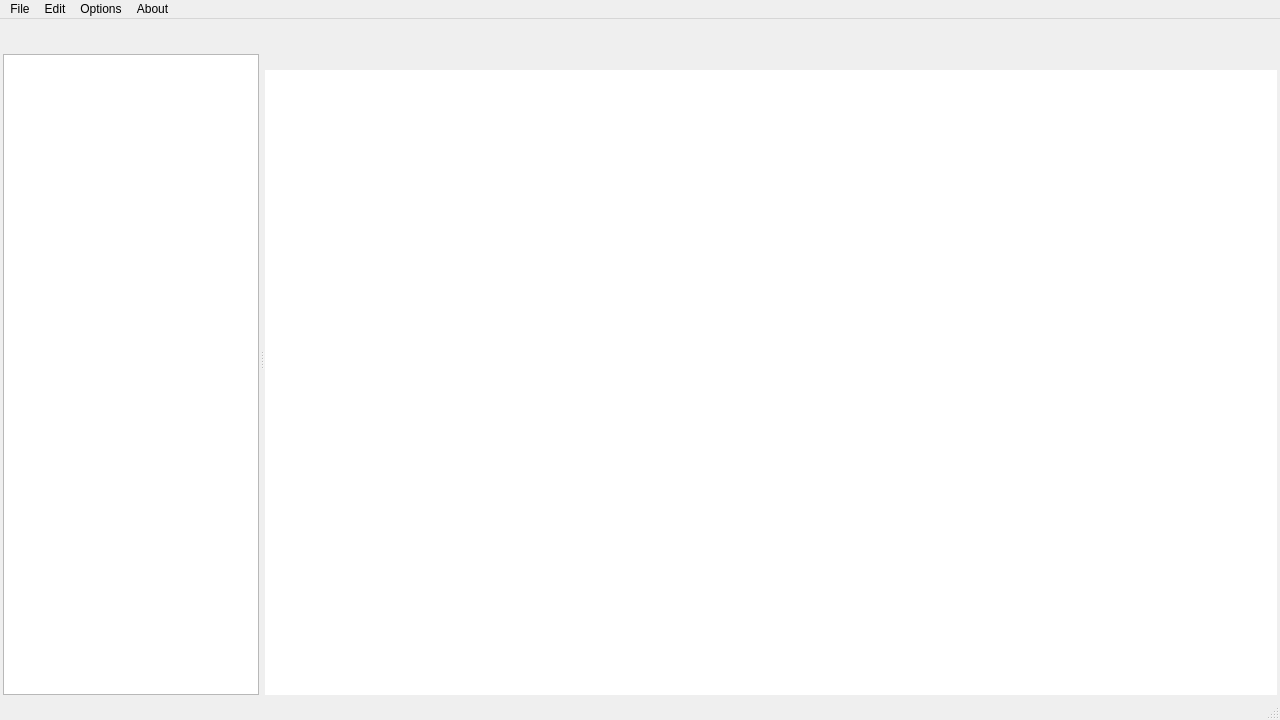
<?xml version="1.0" encoding="UTF-8"?>
<ui version="4.0">
 <class>CodeEditor</class>
 <widget class="QMainWindow" name="CodeEditor">
  <property name="geometry">
   <rect>
    <x>0</x>
    <y>0</y>
    <width>1280</width>
    <height>720</height>
   </rect>
  </property>
  <property name="sizePolicy">
   <sizepolicy hsizetype="Fixed" vsizetype="Fixed">
    <horstretch>0</horstretch>
    <verstretch>0</verstretch>
   </sizepolicy>
  </property>
  <property name="minimumSize">
   <size>
    <width>640</width>
    <height>480</height>
   </size>
  </property>
  <property name="windowTitle">
   <string>CodeLab Notes</string>
  </property>
  <property name="styleSheet">
   <string notr="true">/* 
#27282a - Dark Gray
#353638 - Normal Gray
#454648 - Lighter Gray
#c5c5c5 -  Icon Gray
#3FFF00 - Harlequin Green
*/

QMainWindow {
background-color: &quot;#454648&quot;;
}</string>
  </property>
  <widget class="QWidget" name="centralwidget">
   <property name="sizePolicy">
    <sizepolicy hsizetype="Expanding" vsizetype="Expanding">
     <horstretch>0</horstretch>
     <verstretch>0</verstretch>
    </sizepolicy>
   </property>
   <property name="minimumSize">
    <size>
     <width>640</width>
     <height>480</height>
    </size>
   </property>
   <property name="styleSheet">
    <string notr="true">background-color : &quot;#454648&quot;;</string>
   </property>
   <layout class="QHBoxLayout" name="horizontalLayout">
    <property name="spacing">
     <number>0</number>
    </property>
    <property name="leftMargin">
     <number>0</number>
    </property>
    <property name="topMargin">
     <number>0</number>
    </property>
    <property name="rightMargin">
     <number>0</number>
    </property>
    <property name="bottomMargin">
     <number>0</number>
    </property>
    <item>
     <widget class="QSplitter" name="mainSplitter">
      <property name="sizePolicy">
       <sizepolicy hsizetype="Expanding" vsizetype="Expanding">
        <horstretch>5</horstretch>
        <verstretch>0</verstretch>
       </sizepolicy>
      </property>
      <property name="lineWidth">
       <number>0</number>
      </property>
      <property name="orientation">
       <enum>Qt::Horizontal</enum>
      </property>
      <widget class="QWidget" name="leftVerticalWidget" native="true">
       <property name="sizePolicy">
        <sizepolicy hsizetype="Minimum" vsizetype="Preferred">
         <horstretch>0</horstretch>
         <verstretch>0</verstretch>
        </sizepolicy>
       </property>
       <property name="maximumSize">
        <size>
         <width>16777215</width>
         <height>16777215</height>
        </size>
       </property>
       <layout class="QVBoxLayout" name="verticalLayout" stretch="0,0">
        <property name="spacing">
         <number>0</number>
        </property>
        <property name="leftMargin">
         <number>3</number>
        </property>
        <property name="topMargin">
         <number>3</number>
        </property>
        <property name="rightMargin">
         <number>1</number>
        </property>
        <property name="bottomMargin">
         <number>3</number>
        </property>
        <item>
         <widget class="QWidget" name="btn_holder_layout" native="true">
          <property name="sizePolicy">
           <sizepolicy hsizetype="Minimum" vsizetype="Preferred">
            <horstretch>0</horstretch>
            <verstretch>0</verstretch>
           </sizepolicy>
          </property>
          <property name="styleSheet">
           <string notr="true">background-color : &quot;#353638&quot;;</string>
          </property>
          <layout class="QHBoxLayout" name="horizontalLayout_2">
           <item>
            <widget class="QPushButton" name="add_file_btn">
             <property name="maximumSize">
              <size>
               <width>24</width>
               <height>24</height>
              </size>
             </property>
             <property name="styleSheet">
              <string notr="true">background-color : &quot;transparent&quot;;
border : none;
</string>
             </property>
             <property name="text">
              <string/>
             </property>
             <property name="icon">
              <iconset resource="Resources.qrc">
               <normaloff>:/Resources/Resources/Icons/add_file_icon.svg</normaloff>:/Resources/Resources/Icons/add_file_icon.svg</iconset>
             </property>
             <property name="iconSize">
              <size>
               <width>20</width>
               <height>20</height>
              </size>
             </property>
             <property name="autoRepeat">
              <bool>false</bool>
             </property>
            </widget>
           </item>
           <item>
            <widget class="QPushButton" name="add_folder_btn">
             <property name="maximumSize">
              <size>
               <width>24</width>
               <height>24</height>
              </size>
             </property>
             <property name="styleSheet">
              <string notr="true">background-color : &quot;transparent&quot;;
border : none;
</string>
             </property>
             <property name="text">
              <string/>
             </property>
             <property name="icon">
              <iconset resource="Resources.qrc">
               <normaloff>:/Resources/Resources/Icons/add_folder_icon.svg</normaloff>:/Resources/Resources/Icons/add_folder_icon.svg</iconset>
             </property>
             <property name="iconSize">
              <size>
               <width>20</width>
               <height>20</height>
              </size>
             </property>
             <property name="autoRepeat">
              <bool>false</bool>
             </property>
            </widget>
           </item>
           <item>
            <widget class="QPushButton" name="remove_btn">
             <property name="maximumSize">
              <size>
               <width>24</width>
               <height>24</height>
              </size>
             </property>
             <property name="styleSheet">
              <string notr="true">background-color : &quot;transparent&quot;;
border : none;
</string>
             </property>
             <property name="text">
              <string/>
             </property>
             <property name="icon">
              <iconset resource="Resources.qrc">
               <normaloff>:/Resources/Resources/Icons/remove_file_folder_icon.svg</normaloff>:/Resources/Resources/Icons/remove_file_folder_icon.svg</iconset>
             </property>
             <property name="iconSize">
              <size>
               <width>20</width>
               <height>20</height>
              </size>
             </property>
             <property name="autoRepeat">
              <bool>false</bool>
             </property>
            </widget>
           </item>
           <item>
            <widget class="QPushButton" name="build_btn">
             <property name="maximumSize">
              <size>
               <width>24</width>
               <height>24</height>
              </size>
             </property>
             <property name="styleSheet">
              <string notr="true">background-color : &quot;transparent&quot;;
border : none;
</string>
             </property>
             <property name="text">
              <string/>
             </property>
             <property name="icon">
              <iconset resource="Resources.qrc">
               <normaloff>:/Resources/Resources/Icons/build_icon.svg</normaloff>:/Resources/Resources/Icons/build_icon.svg</iconset>
             </property>
             <property name="iconSize">
              <size>
               <width>20</width>
               <height>20</height>
              </size>
             </property>
             <property name="autoRepeat">
              <bool>false</bool>
             </property>
            </widget>
           </item>
          </layout>
         </widget>
        </item>
        <item>
         <widget class="QTreeView" name="treeView">
          <property name="sizePolicy">
           <sizepolicy hsizetype="Minimum" vsizetype="Expanding">
            <horstretch>0</horstretch>
            <verstretch>0</verstretch>
           </sizepolicy>
          </property>
          <property name="styleSheet">
           <string notr="true">background-color : &quot;#353638&quot;;</string>
          </property>
         </widget>
        </item>
       </layout>
      </widget>
      <widget class="QWidget" name="rightVerticalWidget" native="true">
       <property name="sizePolicy">
        <sizepolicy hsizetype="Expanding" vsizetype="Expanding">
         <horstretch>5</horstretch>
         <verstretch>0</verstretch>
        </sizepolicy>
       </property>
       <property name="sizeIncrement">
        <size>
         <width>100</width>
         <height>0</height>
        </size>
       </property>
       <property name="styleSheet">
        <string notr="true">border : none;</string>
       </property>
       <layout class="QVBoxLayout" name="verticalLayout_2" stretch="0,5">
        <property name="spacing">
         <number>0</number>
        </property>
        <property name="leftMargin">
         <number>1</number>
        </property>
        <property name="topMargin">
         <number>3</number>
        </property>
        <property name="rightMargin">
         <number>3</number>
        </property>
        <property name="bottomMargin">
         <number>3</number>
        </property>
        <item>
         <widget class="QScrollArea" name="opened_files_tab_holder">
          <property name="sizePolicy">
           <sizepolicy hsizetype="Expanding" vsizetype="Fixed">
            <horstretch>0</horstretch>
            <verstretch>0</verstretch>
           </sizepolicy>
          </property>
          <property name="minimumSize">
           <size>
            <width>0</width>
            <height>38</height>
           </size>
          </property>
          <property name="maximumSize">
           <size>
            <width>16777215</width>
            <height>38</height>
           </size>
          </property>
          <property name="styleSheet">
           <string notr="true">QScrollBar {
	height: 5px;
	border : none;
}</string>
          </property>
          <property name="verticalScrollBarPolicy">
           <enum>Qt::ScrollBarAlwaysOff</enum>
          </property>
          <property name="sizeAdjustPolicy">
           <enum>QAbstractScrollArea::AdjustToContents</enum>
          </property>
          <property name="widgetResizable">
           <bool>true</bool>
          </property>
          <widget class="QWidget" name="opened_files_tabs">
           <property name="geometry">
            <rect>
             <x>0</x>
             <y>0</y>
             <width>16</width>
             <height>16</height>
            </rect>
           </property>
           <property name="sizePolicy">
            <sizepolicy hsizetype="Fixed" vsizetype="Fixed">
             <horstretch>0</horstretch>
             <verstretch>0</verstretch>
            </sizepolicy>
           </property>
           <property name="focusPolicy">
            <enum>Qt::NoFocus</enum>
           </property>
           <property name="styleSheet">
            <string notr="true">border : none;</string>
           </property>
           <layout class="QHBoxLayout" name="horizontalLayout_4">
            <property name="spacing">
             <number>0</number>
            </property>
            <property name="leftMargin">
             <number>0</number>
            </property>
            <property name="topMargin">
             <number>0</number>
            </property>
            <property name="rightMargin">
             <number>0</number>
            </property>
            <property name="bottomMargin">
             <number>0</number>
            </property>
            <item>
             <layout class="QHBoxLayout" name="tabContainer">
              <property name="spacing">
               <number>2</number>
              </property>
              <property name="leftMargin">
               <number>0</number>
              </property>
              <property name="topMargin">
               <number>2</number>
              </property>
              <property name="rightMargin">
               <number>2</number>
              </property>
              <property name="bottomMargin">
               <number>0</number>
              </property>
             </layout>
            </item>
           </layout>
          </widget>
         </widget>
        </item>
        <item>
         <widget class="QWidget" name="editorHolder" native="true">
          <property name="sizePolicy">
           <sizepolicy hsizetype="Expanding" vsizetype="Expanding">
            <horstretch>0</horstretch>
            <verstretch>0</verstretch>
           </sizepolicy>
          </property>
          <property name="font">
           <font>
            <pointsize>14</pointsize>
           </font>
          </property>
          <property name="autoFillBackground">
           <bool>false</bool>
          </property>
          <property name="styleSheet">
           <string notr="true">QWidget#editorHolder {
background-image: url(:/Resources/Resources/Images/logo_image.jpg);
background-repeat: no-repeat;
background-position: center;
}</string>
          </property>
          <layout class="QHBoxLayout" name="horizontalLayout_3">
           <property name="leftMargin">
            <number>0</number>
           </property>
           <property name="topMargin">
            <number>0</number>
           </property>
           <property name="rightMargin">
            <number>0</number>
           </property>
           <property name="bottomMargin">
            <number>0</number>
           </property>
           <item>
            <widget class="Editor" name="editor">
             <property name="font">
              <font>
               <pointsize>14</pointsize>
              </font>
             </property>
             <property name="styleSheet">
              <string notr="true">background-color : &quot;#27282a&quot;;
border : none;
padding-top : 10px;</string>
             </property>
            </widget>
           </item>
          </layout>
         </widget>
        </item>
       </layout>
      </widget>
     </widget>
    </item>
   </layout>
  </widget>
  <widget class="QStatusBar" name="statusBar">
   <property name="styleSheet">
    <string notr="true">background-color : &quot;#27282a&quot;;</string>
   </property>
  </widget>
  <widget class="QMenuBar" name="menuBar">
   <property name="geometry">
    <rect>
     <x>0</x>
     <y>0</y>
     <width>1280</width>
     <height>21</height>
    </rect>
   </property>
   <property name="styleSheet">
    <string notr="true">background-color : &quot;#27282a&quot;;
color: &quot;#c5c5c5&quot;;</string>
   </property>
   <widget class="QMenu" name="menuFile">
    <property name="title">
     <string>File</string>
    </property>
    <addaction name="actionNew_Text_File"/>
    <addaction name="actionNew_File"/>
    <addaction name="separator"/>
    <addaction name="actionOpen_File"/>
    <addaction name="actionOpen_Folder"/>
    <addaction name="separator"/>
    <addaction name="actionSave"/>
    <addaction name="actionSave_as"/>
    <addaction name="actionSave_All"/>
    <addaction name="separator"/>
    <addaction name="actionAuto_Save"/>
    <addaction name="separator"/>
    <addaction name="actionQuit"/>
   </widget>
   <widget class="QMenu" name="menuEdit">
    <property name="title">
     <string>Edit</string>
    </property>
    <addaction name="actionUndo"/>
    <addaction name="actionRedo"/>
    <addaction name="separator"/>
    <addaction name="actionCut"/>
    <addaction name="actionCopy"/>
    <addaction name="actionPaste"/>
   </widget>
   <widget class="QMenu" name="menuOptions">
    <property name="title">
     <string>Options</string>
    </property>
    <addaction name="actionCompiler"/>
   </widget>
   <widget class="QMenu" name="menuAbout">
    <property name="title">
     <string>About</string>
    </property>
    <addaction name="actionAbout_CodeLab_Notes"/>
    <addaction name="actionAbout_QT"/>
   </widget>
   <addaction name="menuFile"/>
   <addaction name="menuEdit"/>
   <addaction name="menuOptions"/>
   <addaction name="menuAbout"/>
  </widget>
  <action name="actionAbout_CodeLab_Notes">
   <property name="text">
    <string>About CodeLab Notes</string>
   </property>
  </action>
  <action name="actionAbout_QT">
   <property name="text">
    <string>About QT</string>
   </property>
  </action>
  <action name="actionNew_Text_File">
   <property name="text">
    <string>New Text File</string>
   </property>
  </action>
  <action name="actionNew_File">
   <property name="text">
    <string>New File</string>
   </property>
  </action>
  <action name="actionOpen_File">
   <property name="text">
    <string>Open File</string>
   </property>
  </action>
  <action name="actionOpen_Folder">
   <property name="text">
    <string>Open Folder</string>
   </property>
  </action>
  <action name="actionSave">
   <property name="text">
    <string>Save</string>
   </property>
  </action>
  <action name="actionSave_as">
   <property name="text">
    <string>Save as</string>
   </property>
  </action>
  <action name="actionSave_All">
   <property name="text">
    <string>Save All</string>
   </property>
  </action>
  <action name="actionAuto_Save">
   <property name="text">
    <string>Auto Save</string>
   </property>
  </action>
  <action name="actionQuit">
   <property name="text">
    <string>Quit</string>
   </property>
  </action>
  <action name="actionUndo">
   <property name="text">
    <string>Undo</string>
   </property>
  </action>
  <action name="actionRedo">
   <property name="text">
    <string>Redo</string>
   </property>
  </action>
  <action name="actionCut">
   <property name="text">
    <string>Cut</string>
   </property>
  </action>
  <action name="actionCopy">
   <property name="text">
    <string>Copy</string>
   </property>
  </action>
  <action name="actionPaste">
   <property name="text">
    <string>Paste</string>
   </property>
  </action>
  <action name="actionCompiler">
   <property name="text">
    <string>Compiler</string>
   </property>
  </action>
 </widget>
 <customwidgets>
  <customwidget>
   <class>Editor</class>
   <extends>QPlainTextEdit</extends>
   <header location="global">editor.h</header>
  </customwidget>
 </customwidgets>
 <resources>
  <include location="Resources.qrc"/>
 </resources>
 <connections/>
</ui>
